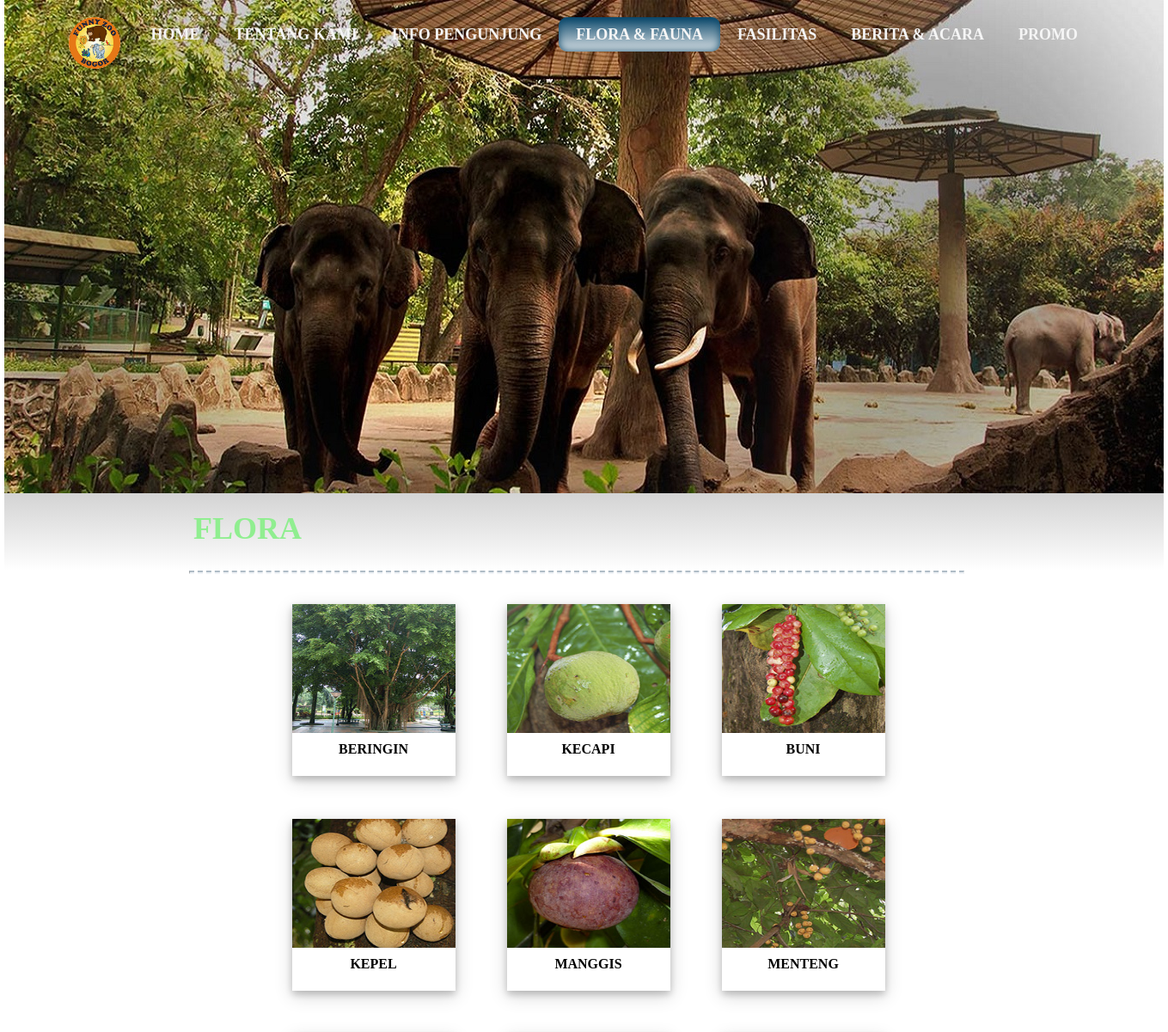
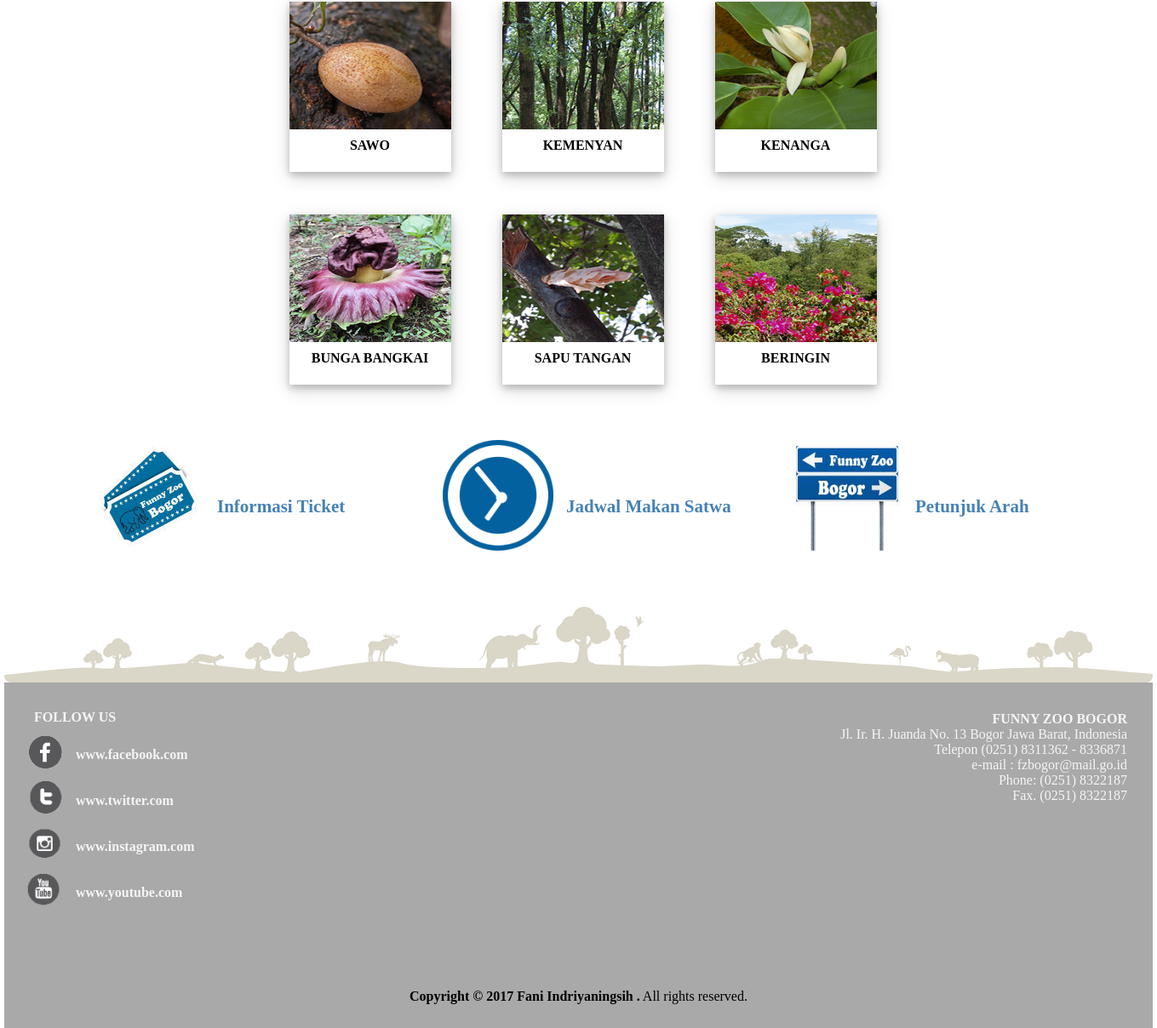
Screenshot of /CI_Funny_Zoo/index.php/funny_zoo/flora with the database file from the repository (2 pictures, top to bottom).
### tables this page shows
CREATE TABLE `tbl_flora` (
  `kd_flora` int(11) NOT NULL,
  `judul_flora` varchar(50) NOT NULL,
  `isi_flora` text NOT NULL,
  `foto_flora` varchar(50) NOT NULL,
  `tgl_flora` date NOT NULL,
  `kd_status` int(11) NOT NULL
);

### CI_Funny_Zoo/application/controllers/Funny_zoo.php (called while the page is built, shortened)
<?php
class Funny_zoo extends CI_Controller {
	public function __construct()
	{
		$this->load->model('funny_model');
	}
	public function flora()
	{
		$data['flora'] = $this->funny_model->get_flora();
		$this->load->view('ff_flora',$data);
	}
}

### CI_Funny_Zoo/index.php (called while the page is built, shortened)
<?php
require_once BASEPATH.'core/CodeIgniter.php';

### CI_Funny_Zoo/application/models/funny_model.php (called while the page is built, shortened)
<?php
class funny_model extends CI_Model
{
	public function get_flora()
	{
		$this->db->where(['kd_status' => 1]);
		$query = $this->db->get('tbl_flora');
		if ( ! empty($query->result()) ) {
			return $query->result();
		}
		return false;
	}
}

### CI_Funny_Zoo/application/views/ff_flora.php (the view, shortened to what this page needs)
<html>
  <head>
    <link rel="stylesheet" type="text/css" href="asset/template/t_fauna2.css">
  </head>
  <body>
        <div class="content" style="position:relative;">
        <header>
          <div id='cssmenu' style="position:absolute; top:0px; right:10px;z-index:2;">
              <ul>
                <li><img src="asset/images/gambar/logo.png" width="60px" height="60px" align="left">&nbsp;&nbsp;&nbsp;&nbsp;</li>
                <li class='has-sub '><a href='index.php'><span><b>HOME</b></span></a></li>
                <li class='has-sub '><a href='#'><span><b>TENTANG KAMI</b></span></a>
                </li>
                 <li class='has-sub '><a href='#'><span><b>INFO PENGUNJUNG</b></span></a>
                </li>
                <li class='has-sub active'><a href='#'><span><b>FLORA & FAUNA</b></span></a>
                </li>
                <li class='has-sub '><a href='#'><span><b>FASILITAS</b></span></a>
                </li>
                <li class='has-sub '><a href="<?php echo site_url ('berita') ; ?>"><span><b>BERITA & ACARA</b></span></a>
                </li>
                <li><a href="<?php echo site_url ('promo') ; ?>"><span><b>PROMO</b></span></a></li>
              </ul>
            </div>
           <div id="img_header">
           </div>
        </header>
        </div>
    <div id="konten1">
        <div class="judul">
          <h1>FLORA</h1>
        </div>
    </div>
        <hr class="onepixel">
    <div id="konten2">
       <div id="isi2" style=" height:1000px; background-color:white;">
        <?php
        foreach ($flora as $flora) {
        ?>
        <div id="gambar" style="margin-top:25px">
          <img src="http://localhost/funny_zoo/images/flora/<?= $flora->foto_flora; ?>" style="width:190px; height:150px;">
        <div id="deskripsi"><strong>
          <?php
          echo $flora->judul_flora;
          ?>
        </strong></div>
        </div>
        <?php
        }
        ?>
    </div>
    </div>
     <div id="info" style="margin-top:0px;">
      <div id="info1">
      <div id="subinfo">
         <div class="sub1"><br>&nbsp;&nbsp;&nbsp;&nbsp;<a href="<?php echo site_url ('tiket') ; ?>"><img src="asset/images/icon/icon1.jpg" width="130px" height="130px"></a></div>
         <div class="sub2"><a href="<?php echo site_url ('tiket') ; ?>"><strong>Informasi Ticket</strong></a></div><br>
      </div>
      <div id="subinfo">
        <div class="sub1"><br>&nbsp;&nbsp;&nbsp;&nbsp;<a href="<?php echo site_url ('jadwal') ; ?>"><img src="asset/images/icon/icon2a.jpg" width="130px" height="130px"></a></div>
        <div class="sub2"><a href="<?php echo site_url ('jadwal') ; ?>"><strong>Jadwal Makan Satwa</strong></a></div><br>
      </div>
      <div id="subinfo">
        <div class="sub1"><br>&nbsp;&nbsp;&nbsp;&nbsp;<a href="<?php echo site_url ('peta') ; ?>"><img src="asset/images/icon/icon3.jpg" width="130px" height="130px"></a></div>
        <div class="sub2"><a href="<?php echo site_url ('peta') ; ?>"><strong>Petunjuk Arah</strong></a></div><br>
      </div>
    </div>
    </div>
    <div id="konten3">
    </div>
   <div id="footer">
     <div id="footer1">
         <br><div class="link3"><a href="http://www.facebook.com"><strong>FOLLOW US</strong></a></div><br>
         <div class="link1"><br>&nbsp;&nbsp;&nbsp;&nbsp;<a href="http://www.facebook.com"><img src="asset/images/icon/fb.png" width="54px" height="45px"></a></div>
         <div class="link2"><a href="http://www.facebook.com"><strong>www.facebook.com</strong></a></div><br>
         <div class="link1"><br>&nbsp;&nbsp;&nbsp;&nbsp;<a href="http://www.twitter.com"><img src="asset/images/icon/twit.png" width="54px" height="45px"></a></div>
         <div class="link2"><a href="http://www.twitter.com"><strong>www.twitter.com</strong></a></div><br>
         <div class="link1"><br>&nbsp;&nbsp;&nbsp;&nbsp;<a href="http://www.instagram.com"><img src="asset/images/icon/insta.png" width="54px" height="45px"></a></div>
         <div class="link2"><a href="http://www.instagram.com"><strong>www.instagram.com</strong></a></div><br>
         <div class="link1"><br>&nbsp;&nbsp;&nbsp;&nbsp;<a href="http://www.youtube.com"><img src="asset/images/icon/you.png" width="54px" height="45px"></a></div>
         <div class="link2"><a href="http://www.youtube.com"><strong>www.youtube.com</strong></a></div><br>
      </div>
      <div id="footer2">
        <div class="alamat">
          <p>
            <strong>FUNNY ZOO BOGOR</strong><br>
            Jl. Ir. H. Juanda No. 13 Bogor Jawa Barat, Indonesia<br>
            Telepon (0251) 8311362 - 8336871<br>
            e-mail : fzbogor@mail.go.id<br>
            Phone: (0251) 8322187<br>
            Fax. (0251) 8322187<br>
          </p>
        </div>
      </div>
      <div id="footer3"><br><br><br><strong>Copyright &copy; 2017 Fani Indriyaningsih .</strong> All rights
    reserved.</div>
  </div>
  </body>
</html>

### rows the page displays
tbl_flora: foto_flora (picture), judul_flora "BERINGIN"
tbl_flora: foto_flora (picture), judul_flora "KECAPI"
tbl_flora: foto_flora (picture), judul_flora "BUNI"
tbl_flora: foto_flora (picture), judul_flora "KEPEL"
tbl_flora: foto_flora (picture), judul_flora "MANGGIS"
tbl_flora: foto_flora (picture), judul_flora "MENTENG"
tbl_flora: foto_flora (picture), judul_flora "SAWO"
tbl_flora: foto_flora (picture), judul_flora "KEMENYAN"
tbl_flora: foto_flora (picture), judul_flora "KENANGA"
tbl_flora: foto_flora (picture), judul_flora "BUNGA BANGKAI"
tbl_flora: foto_flora (picture), judul_flora "SAPU TANGAN"
tbl_flora: foto_flora (picture), judul_flora "BERINGIN"
